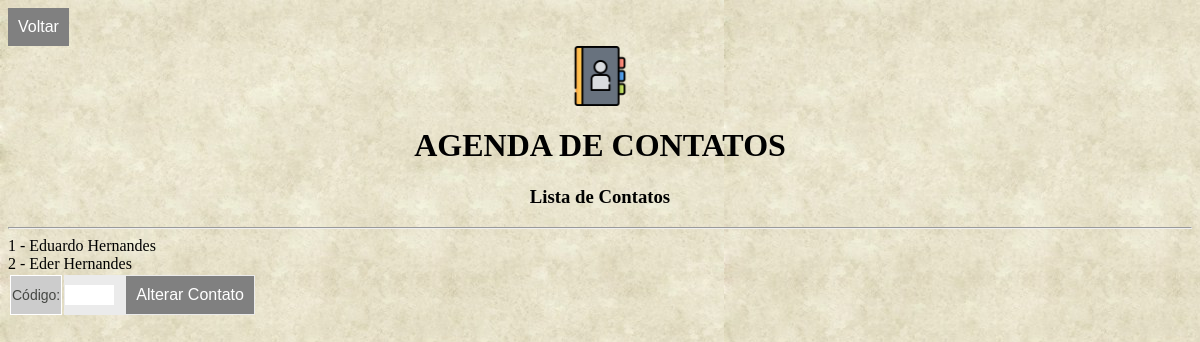
The app's page /listar.php with its own data.
### tables this page shows
CREATE TABLE `agenda` (
  `Id_contato` int(5) NOT NULL,
  `Nome` char(50) DEFAULT NULL,
  `Telefone` char(15) DEFAULT NULL,
  `Comercial` char(15) DEFAULT NULL,
  `Celular` char(15) DEFAULT NULL,
  `Celular2` char(15) DEFAULT NULL,
  `Email` char(100) DEFAULT NULL,
  `Wsite` char(100) DEFAULT NULL,
  `Observacao` char(100) DEFAULT NULL
);

### listar.php (the view, shortened to what this page needs)
<?php
include "config.php";
?>
<html>
    <head>
        <link rel="stylesheet" href="style.css">
    </head>
    <body>
    <a href="index.php"><button title="Homepage">Voltar</button></a>
    <center>
        <img src="img/agenda2.png" alt="some text" wigth=80 height=60>
        <h1>AGENDA DE CONTATOS</h1>
        <h3>Lista de Contatos</h3>
    </center>
    <hr>
    <?php
    $sql = "SELECT * FROM agenda";
    $result = mysqli_query($db,$sql);
    if($result -> num_rows > 0){
        while ($linha = mysqli_fetch_assoc($result)) {
            echo $linha['Id_contato']." - ". $linha['Nome']."<br>";
        }
    } else {
        echo "0 resultados";
    }
    ?>
    <form method="post" action="form-altera-contato.php">
        <TABLE BORDER=0>
            <tr>
                <td bgcolor="#cccccc" class="myinputstyle" size="3">Código: </td>
                <td bgcolor="#EBEBEB">
                    <input type=text name="idcodigo" size="3" class="myinputstyle"
                    title="Digite código do contato" required onchange="this.value = this.value.trim()"> &nbsp;
                    <button  type="submit">Alterar Contato</button>
                </td>
            </tr>
        </TABLE>
    </form>
</body>
</html>

### style.css (style rules this page uses)
body { background-image: url(img/background.jpg); }
button { background-color:gray; border: none; color:white; font-size: 16px; cursor:pointer; padding:10px; }
.myinputstyle { border: 1px solid #FFFFFF; font-family: tahoma, helvetica, sans-serif; font-style: normal; font-size: 14px; color: #454743; }

### records on screen
agenda: Id_contato "1", Nome "Eduardo Hernandes"
agenda: Id_contato "2", Nome "Eder Hernandes"
